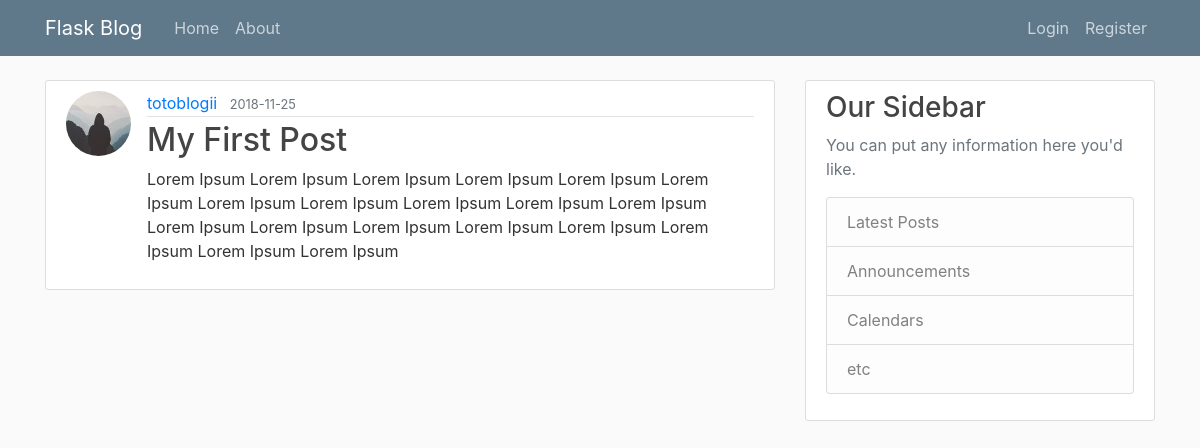
Page /home on the earlier database version.
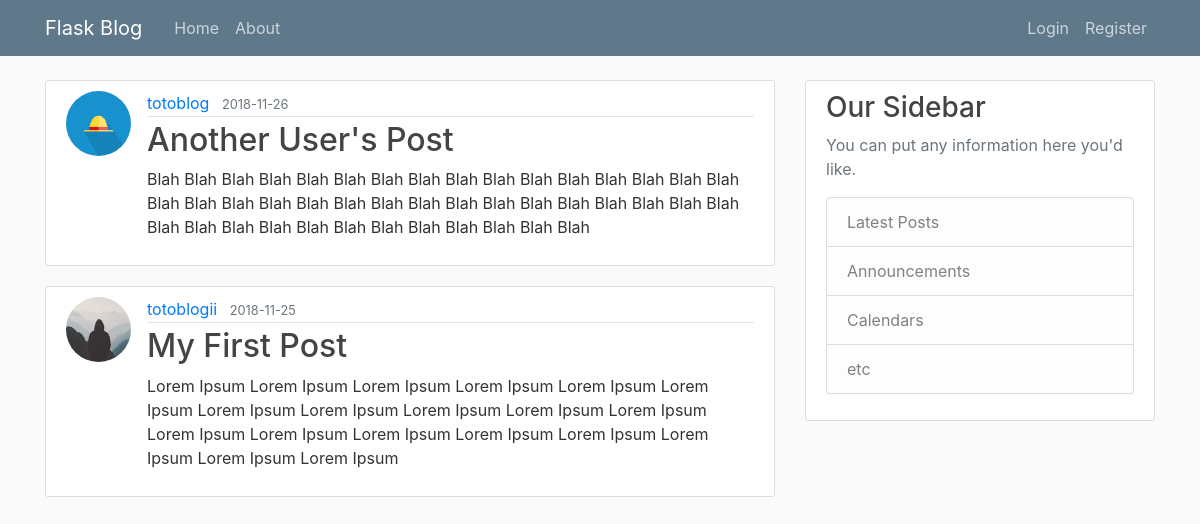
Same page on the later database version.
### flaskblog/models.py (models this page shows, shortened)
class Post(db.Model):
    id = db.Column(db.Integer, primary_key = True)
    title = db.Column(db.String(100), nullable = False)
    date_posted = db.Column(db.DateTime, nullable = False, default = datetime.utcnow)
    content = db.Column(db.Text, nullable = False)
    user_id = db.Column(db.Integer, db.ForeignKey('user.id'), nullable = False)

class User(db.Model, UserMixin):
    id = db.Column(db.Integer, primary_key = True)
    username = db.Column(db.String(20), unique = True, nullable = False)
    email = db.Column(db.String(120), unique = True, nullable = False)
    image_file = db.Column(db.String(20), nullable = False, default = 'default.jpg')
    password = db.Column(db.String(60), nullable = False)
    posts = db.relationship('Post', backref = 'author', lazy = True)

### flaskblog/routes.py (the view)
@app.route("/")
@app.route("/home")
def home():
    page = request.args.get('page',1,type=int)
    posts = Post.query.order_by(Post.date_posted.desc()).paginate(page=page, per_page=5)
    return render_template('home.html', posts = posts, title = 'Flask Blog -- Home')

### flaskblog/templates/home.html
{% extends "layout.html" %}
{% block content %}
    {% for post in posts %}
        <article class="media content-section">
          <img class="rounded-circle  article-img" src="{{ url_for('static', filename='photos/'+post.author.image_file) }}" alt="">
          <div class="media-body">
            <div class="article-metadata">
              <a class="mr-2" href="#">{{ post.author.username }}</a>
              <small class="text-muted">{{ post.date_posted.strftime('%Y-%m-%d') }}</small>
            </div>
            <h2><a class="article-title" href="{{ url_for('post', post_id=post.id) }}">{{ post.title }}</a></h2>
            <p class="article-content">{{ post.content }}</p>
          </div>
        </article>
    {% endfor %}
{% endblock content %}

### flaskblog/templates/layout.html (shortened to what this page needs)
<!DOCTYPE html>
<html>
<head>
    <link rel="stylesheet" href="https://maxcdn.bootstrapcdn.com/bootstrap/4.0.0/css/bootstrap.min.css">
    <link rel="stylesheet" type="text/css" href="{{ url_for('static', filename='main.css') }}">
</head>
<body>
    <header class="site-header">
      <nav class="navbar navbar-expand-md navbar-dark bg-steel fixed-top">
        <div class="container">
          <a class="navbar-brand mr-4" href="/">Flask Blog</a>
          <div class="collapse navbar-collapse" id="navbarToggle">
            <div class="navbar-nav mr-auto">
              <a class="nav-item nav-link" href="{{url_for('home')}}">Home</a>
              <a class="nav-item nav-link" href="{{url_for('about')}}">About</a>
            </div>
            <div class="navbar-nav">
              {% if current_user.is_authenticated %}
              <a class="nav-item nav-link" href="{{url_for('new_post')}}">New Post</a>
                <a class="nav-item nav-link" href="{{url_for('account')}}">Account</a>
                <a class="nav-item nav-link" href="{{url_for('logout')}}">Logout</a>
              {% else %}
                <a class="nav-item nav-link" href="{{url_for('login')}}">Login</a>
                <a class="nav-item nav-link" href="{{url_for('register')}}">Register</a>
              {% endif %}
            </div>
          </div>
        </div>
      </nav>
    </header>
    <main role="main" class="container">
      <div class="row">
        <div class="col-md-8">
          {% block content %}{% endblock %}
        </div>
        <div class="col-md-4">
          <div class="content-section">
            <h3>Our Sidebar</h3>
            <p class='text-muted'>You can put any information here you'd like.
              <ul class="list-group">
                <li class="list-group-item list-group-item-light">Latest Posts</li>
                <li class="list-group-item list-group-item-light">Announcements</li>
                <li class="list-group-item list-group-item-light">Calendars</li>
                <li class="list-group-item list-group-item-light">etc</li>
              </ul>
            </p>
          </div>
        </div>
      </div>
    </main>
</body>
</html>

### flaskblog/static/main.css (style rules this page uses)
body { background: #fafafa; color: #333333; margin-top: 5rem; }
h1, h2, h3, h4, h5, h6 { color: #444444; }
.bg-steel { background-color: #5f788a; }
.site-header .navbar-nav .nav-link { color: #cbd5db; }
.content-section { background: #ffffff; padding: 10px 20px; border: 1px solid #dddddd; border-radius: 3px; margin-bottom: 20px; }
.article-title { color: #444444; }
.article-content { white-space: pre-line; }
.article-img { height: 65px; width: 65px; margin-right: 16px; }
.article-metadata { padding-bottom: 1px; margin-bottom: 4px; border-bottom: 1px solid #e3e3e3 }

Differences in the rows shown:
added Post: image_file (picture), author.username "totoblog", date_posted "2018-11-26", title "Another User's Post", content "Blah Blah Blah Blah Blah Blah Blah Blah Blah Blah Blah Blah Blah Blah Blah Blah Blah Blah Blah Blah Blah Blah Blah Blah Blah Blah Blah Blah Blah Blah Blah Blah Blah Blah Blah Blah Blah Blah Blah Blah Blah Blah Blah Blah"
